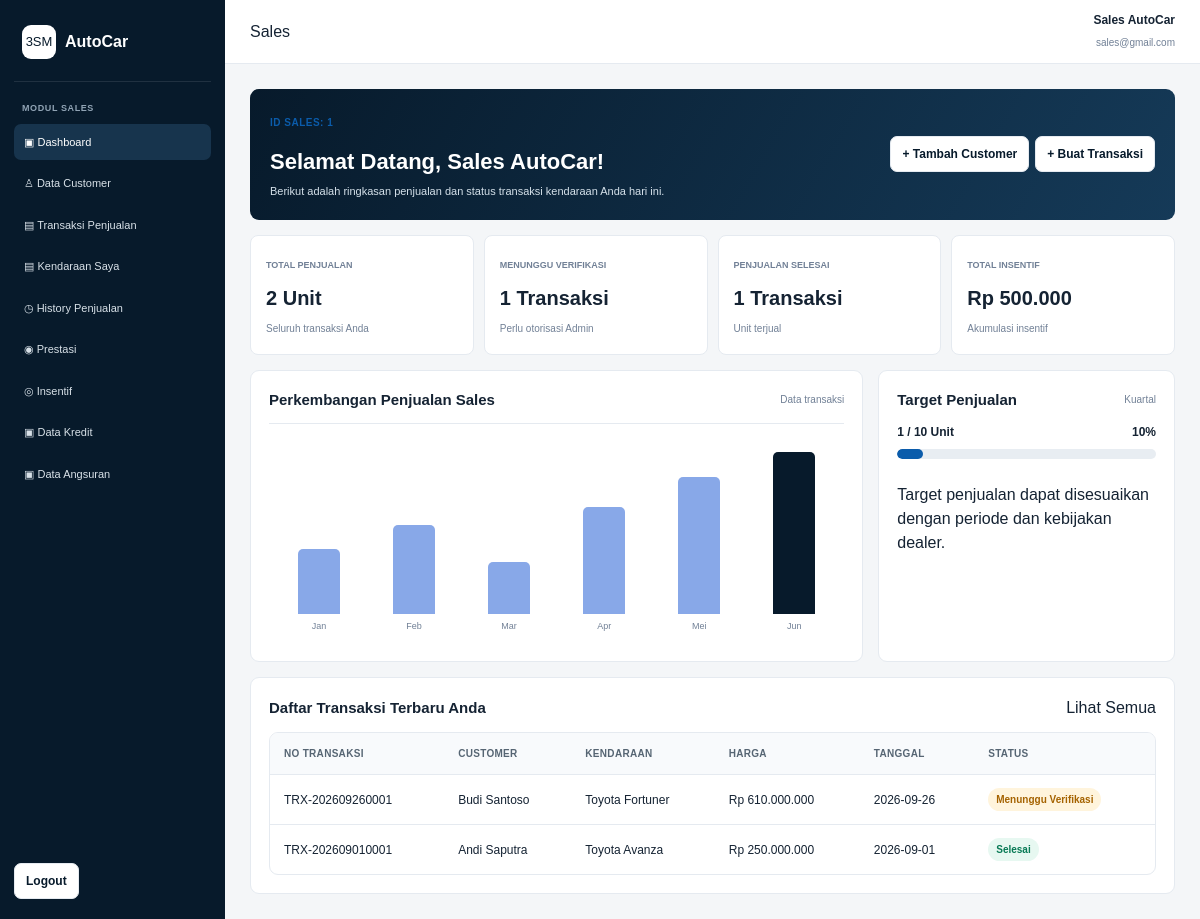
The app's page /sales/dashboard.php (signed in) with its own data.
### tables this page shows
CREATE TABLE sales (
    id_sales INT AUTO_INCREMENT PRIMARY KEY,
    id_user INT NOT NULL UNIQUE,
    nama VARCHAR(100) NOT NULL,
    email VARCHAR(100) NOT NULL,
    no_hp VARCHAR(20) DEFAULT NULL,
    tanggal_bergabung DATE DEFAULT NULL,
    status ENUM('Aktif','Tidak Aktif') NOT NULL DEFAULT 'Aktif',
    created_at TIMESTAMP DEFAULT CURRENT_TIMESTAMP,
    CONSTRAINT fk_sales_user
        FOREIGN KEY (id_user) REFERENCES users(id_user)
        ON UPDATE CASCADE ON DELETE RESTRICT
);

CREATE TABLE penjualan (
    id_penjualan INT AUTO_INCREMENT PRIMARY KEY,
    no_transaksi VARCHAR(50) NOT NULL UNIQUE,
    id_customer INT NOT NULL,
    id_sales INT NOT NULL,
    id_kendaraan INT NOT NULL,
    harga DECIMAL(15,2) NOT NULL DEFAULT 0,
    tanggal DATE NOT NULL,
    metode_pembayaran ENUM('Cash','Transfer','Kredit') NOT NULL,
    status ENUM('Menunggu Verifikasi','Selesai','Ditolak') NOT NULL DEFAULT 'Menunggu Verifikasi',
    dp DECIMAL(15,2) NOT NULL DEFAULT 0,
    tenor INT NOT NULL DEFAULT 0,
    bunga_tahunan DECIMAL(5,2) NOT NULL DEFAULT 0,
    pokok_pinjaman DECIMAL(15,2) NOT NULL DEFAULT 0,
    total_bunga DECIMAL(15,2) NOT NULL DEFAULT 0,
    total_kredit DECIMAL(15,2) NOT NULL DEFAULT 0,
    angsuran_per_bulan DECIMAL(15,2) NOT NULL DEFAULT 0,
    created_at TIMESTAMP DEFAULT CURRENT_TIMESTAMP,
    CONSTRAINT fk_penjualan_customer
        FOREIGN KEY (id_customer) REFERENCES customer(id_customer)
        ON UPDATE CASCADE ON DELETE RESTRICT,
    CONSTRAINT fk_penjualan_sales
        FOREIGN KEY (id_sales) REFERENCES sales(id_sales)
        ON UPDATE CASCADE ON DELETE RESTRICT,
    CONSTRAINT fk_penjualan_kendaraan
        FOREIGN KEY (id_kendaraan) REFERENCES kendaraan(id_kendaraan)
        ON UPDATE CASCADE ON DELETE RESTRICT
);

CREATE TABLE customer (
    id_customer INT AUTO_INCREMENT PRIMARY KEY,
    nama VARCHAR(100) NOT NULL,
    email VARCHAR(100) DEFAULT NULL,
    no_hp VARCHAR(20) DEFAULT NULL,
    alamat TEXT DEFAULT NULL,
    created_at TIMESTAMP DEFAULT CURRENT_TIMESTAMP
);

### config/helpers.php (called while the page is built, shortened)
<?php
function e($value)
{
    return htmlspecialchars((string)$value, ENT_QUOTES, 'UTF-8');
}
function rupiah($angka)
{
    return "Rp " . number_format((float)$angka, 0, ',', '.');
}
function status_transaksi_class($status)
{
    switch ($status) {
        case 'Selesai':
            return 'badge badge-success';
        case 'Menunggu Verifikasi':
            return 'badge badge-warning';
    }
}
?>

### sales/dashboard.php (the view, shortened to what this page needs)
<?php
include "../config/koneksi.php";
include "header.php";
$id_user = (int)$_SESSION['id_user'];
$salesRow = mysqli_fetch_assoc(mysqli_query($conn, "SELECT id_sales FROM sales WHERE id_user = $id_user LIMIT 1"));
$id_sales = (int)($salesRow['id_sales'] ?? 0);
$total = mysqli_fetch_assoc(mysqli_query($conn, "SELECT COUNT(*) total FROM penjualan WHERE id_sales = $id_sales"))['total'] ?? 0;
$pending = mysqli_fetch_assoc(mysqli_query($conn, "SELECT COUNT(*) total FROM penjualan WHERE id_sales = $id_sales AND status='Menunggu Verifikasi'"))['total'] ?? 0;
$selesai = mysqli_fetch_assoc(mysqli_query($conn, "SELECT COUNT(*) total FROM penjualan WHERE id_sales = $id_sales AND status='Selesai'"))['total'] ?? 0;
$insentif = mysqli_fetch_assoc(mysqli_query($conn, "SELECT COALESCE(SUM(jumlah_insentif),0) total FROM insentif WHERE id_sales = $id_sales"))['total'] ?? 0;
?>
<div class="welcome">
    <div>
        <span class="eyebrow">ID SALES: <?= e($id_sales) ?></span>
        <h1>Selamat Datang, <?= e($_SESSION['nama']) ?>!</h1>
        <p>Berikut adalah ringkasan penjualan dan status transaksi kendaraan Anda hari ini.</p>
    </div>
    <div class="action-group">
        <a class="btn btn-secondary btn-small" href="tambah_customer.php">+ Tambah Customer</a>
        <a class="btn btn-secondary btn-small" href="transaksi.php">+ Buat Transaksi</a>
    </div>
</div>
<div class="dashboard-grid">
    <div class="dashboard-stat"><small>Total Penjualan</small><strong><?= $total ?> Unit</strong><span>Seluruh transaksi Anda</span></div>
    <div class="dashboard-stat"><small>Menunggu Verifikasi</small><strong><?= $pending ?> Transaksi</strong><span>Perlu otorisasi Admin</span></div>
    <div class="dashboard-stat"><small>Penjualan Selesai</small><strong><?= $selesai ?> Transaksi</strong><span>Unit terjual</span></div>
    <div class="dashboard-stat"><small>Total Insentif</small><strong><?= rupiah($insentif) ?></strong><span>Akumulasi insentif</span></div>
</div>
<div class="dashboard-columns">
    <div class="card">
        <div class="card-title"><h2>Perkembangan Penjualan Sales</h2><span>Data transaksi</span></div>
        <div class="chart">
            <?php
            $heights = [35, 48, 28, 58, 74, 88];
            $months = ['Jan','Feb','Mar','Apr','Mei','Jun'];
            foreach ($heights as $i => $height):
            ?>
                <div class="bar-wrap">
                    <div class="bar <?= $i === 5 ? 'current' : '' ?>" data-height="<?= $height ?>"></div>
                    <span class="bar-label"><?= $months[$i] ?></span>
                </div>
            <?php endforeach; ?>
        </div>
    </div>
    <div class="card">
        <div class="card-title"><h2>Target Penjualan</h2><span>Kuartal</span></div>
        <div class="progress-value"><strong><?= $selesai ?> / 10 Unit</strong><strong><?= min(100, $selesai * 10) ?>%</strong></div>
        <div class="progress"><div class="progress-bar" data-progress="<?= min(100, $selesai * 10) ?>"></div></div>
        <br>
        <p>Target penjualan dapat disesuaikan dengan periode dan kebijakan dealer.</p>
    </div>
</div>
<div class="card">
    <div class="card-title"><h2>Daftar Transaksi Terbaru Anda</h2><a href="transaksi.php">Lihat Semua</a></div>
    <div class="table-wrap">
        <table class="table">
            <tr><th>No Transaksi</th><th>Customer</th><th>Kendaraan</th><th>Harga</th><th>Tanggal</th><th>Status</th></tr>
            <?php
            $q = "SELECT p.*, c.nama customer, CONCAT(m.nama_merek,' ',t.nama_tipe) kendaraan
                  FROM penjualan p
                  INNER JOIN customer c ON p.id_customer=c.id_customer
                  INNER JOIN kendaraan k ON p.id_kendaraan=k.id_kendaraan
                  INNER JOIN merek m ON k.id_merek=m.id_merek
                  INNER JOIN tipe_kendaraan t ON k.id_tipe=t.id_tipe
                  WHERE p.id_sales=$id_sales ORDER BY p.id_penjualan DESC LIMIT 5";
            $r = mysqli_query($conn, $q);
            while ($row = mysqli_fetch_assoc($r)):
            ?>
            <tr>
                <td><?= e($row['no_transaksi']) ?></td>
                <td><?= e($row['customer']) ?></td>
                <td><?= e($row['kendaraan']) ?></td>
                <td><?= rupiah($row['harga']) ?></td>
                <td><?= e($row['tanggal']) ?></td>
                <td><span class="<?= status_transaksi_class($row['status']) ?>"><?= e($row['status']) ?></span></td>
            </tr>
            <?php endwhile; ?>
        </table>
    </div>
</div>
<?php include "footer.php"; ?>

### assets/css/style.css (style rules this page uses)
* { margin: 0; padding: 0; box-sizing: border-box; }
:root { --navy: #071a2b; --navy-2: #0d2a42; --blue: #0b5cab; --blue-light: #eaf3fb; --text: #152333; --muted: #718096; --border: #e5eaf0; --bg: #f4f6f8; --white: #ffffff; --green: #0d9f6e; --yellow: #d98a00; --red: #c93636; }
body { font-family: Arial, Helvetica, sans-serif; background: var(--bg); color: var(--text); line-height: 1.5; }
a { color: inherit; text-decoration: none; }
.btn { border: 0; border-radius: 7px; padding: 11px 16px; display: inline-flex; align-items: center; justify-content: center; gap: 8px; font-weight: 700; transition: .2s; }
.btn-secondary { background: white; color: var(--navy); border: 1px solid var(--border); }
.btn-small { padding: 8px 11px; font-size: 12px; }
.eyebrow { display: inline-block; color: var(--blue); font-size: 10px; font-weight: 800; letter-spacing: .5px; margin-bottom: 12px; }
.stat-card, .card { background: white; border: 1px solid var(--border); border-radius: 9px; padding: 18px; }
.badge { display: inline-flex; align-items: center; padding: 4px 8px; border-radius: 999px; background: #edf1f5; color: #52606d; font-size: 10px; font-weight: 800; }
.badge-success { background: #e7f8f1; color: #087a55; }
.badge-warning { background: #fff4dc; color: #a56300; }
.table-wrap { background: white; border: 1px solid var(--border); border-radius: 9px; overflow-x: auto; }
.table { width: 100%; border-collapse: collapse; min-width: 760px; }
.table th, .table td { padding: 13px 14px; text-align: left; border-bottom: 1px solid var(--border); font-size: 12px; vertical-align: middle; }
.table th { background: #f8fafc; color: #566573; font-size: 10px; text-transform: uppercase; letter-spacing: .3px; }
.table tr:last-child td { border-bottom: 0; }
.action-group { display: flex; flex-wrap: wrap; gap: 6px; }
.welcome { background: linear-gradient(120deg, var(--navy), #153a58); color: white; border-radius: 9px; padding: 20px; display: flex; justify-content: space-between; gap: 20px; align-items: center; margin-bottom: 15px; }
.welcome h1 { font-size: 22px; margin: 3px 0 5px; }
.welcome p { color: #d5e1ea; font-size: 11px; }
.dashboard-grid { display: grid; grid-template-columns: repeat(4, 1fr); gap: 10px; margin-bottom: 15px; }
.dashboard-stat { background: white; border: 1px solid var(--border); border-radius: 8px; padding: 15px; }
.dashboard-stat small { color: var(--muted); font-size: 9px; font-weight: 800; text-transform: uppercase; }
.dashboard-stat strong { display: block; font-size: 20px; margin: 8px 0 2px; }
.dashboard-stat span { color: var(--muted); font-size: 10px; }
.dashboard-columns { display: grid; grid-template-columns: 1.55fr .75fr; gap: 15px; margin-bottom: 15px; }
.chart { height: 220px; display: flex; align-items: end; gap: 15px; padding: 25px 10px 10px; border-top: 1px solid var(--border); margin-top: 12px; }
.bar-wrap { flex: 1; height: 100%; display: flex; flex-direction: column; justify-content: end; align-items: center; gap: 6px; }
.bar { width: 65%; max-width: 42px; background: #88a8e8; border-radius: 5px 5px 0 0; }
.bar.current { background: var(--navy); }
.bar-label { font-size: 9px; color: var(--muted); }
.progress { height: 10px; background: #e8edf2; border-radius: 99px; overflow: hidden; }
.progress-bar { height: 100%; background: var(--blue); border-radius: 99px; }
.progress-value { display: flex; justify-content: space-between; font-size: 12px; margin-bottom: 8px; }
.card-title { display: flex; align-items: center; justify-content: space-between; gap: 15px; margin-bottom: 12px; }
.card-title h2 { font-size: 15px; }
.card-title span { color: var(--muted); font-size: 10px; }

### records on screen
sales: id_sales "1"
penjualan: no_transaksi "TRX-202609260001", id_customer.nama "Budi Santoso", kendaraan "Toyota Fortuner", harga "Rp 610.000.000", tanggal "2026-09-26", status "Menunggu Verifikasi"
penjualan: no_transaksi "TRX-202609010001", id_customer.nama "Andi Saputra", kendaraan "Toyota Avanza", harga "Rp 250.000.000", tanggal "2026-09-01", status "Selesai"

### other values on screen
$_SESSION['nama'] "Sales AutoCar"
$_SESSION['email'] "sales@gmail.com"
$total "2"
rupiah($insentif) "Rp 500.000"
$months[$i] "Jan"
$months[$i] "Feb"
$months[$i] "Mar"
$months[$i] "Apr"
$months[$i] "Mei"
$months[$i] "Jun"
min(100, $selesai * 10) "10"
